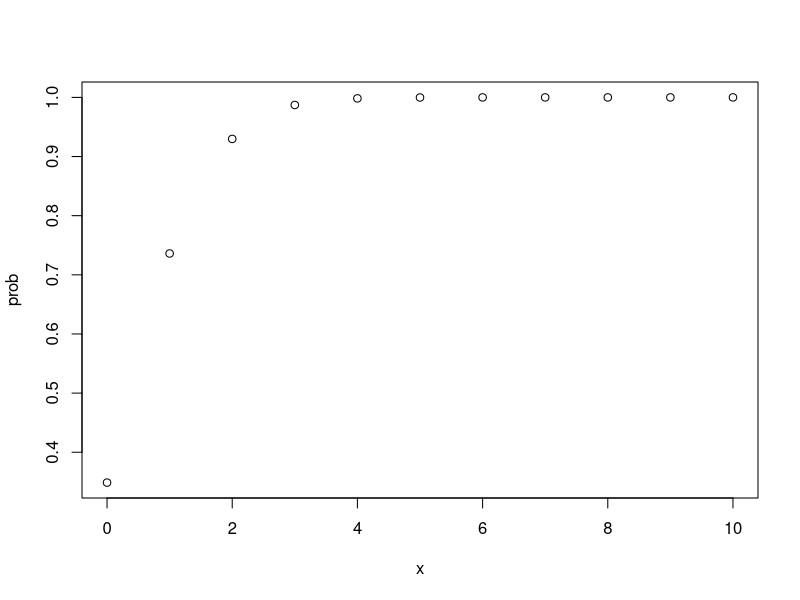

The R source for this figure:
## ---- chunk 1
theta <- 0.1
N <- 10
x <- seq(0, N, 1)
prob <- vector(length = length(x))
for(i in seq_along(prob)) {
  prob[i] <- pbinom(x[i], N, theta)
}
plot(x, prob)
sum(prob)
